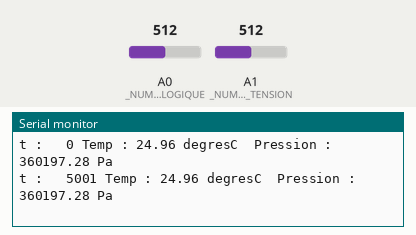
Bench run of a sketch on a simulated Arduino Uno, built with avr-gcc and run on an emulated ATmega328P. Parts: the last lines printed to the serial monitor. Inputs (shaded band) come from the test bench; at power-on: A0 (_NUMER0_BROCHE_ANALOGIQUE) = 512, A1 (_NUMER0_BROCHE_ANALOGIQUE_TENSION) = 512.

Above: at 5.8 s.
5.9 s: A0 (_NUMER0_BROCHE_ANALOGIQUE) set to 716
At 11.0 s:
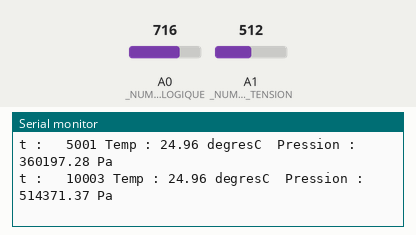
11.9 s: A1 (_NUMER0_BROCHE_ANALOGIQUE_TENSION) set to 716
At 16.0 s:
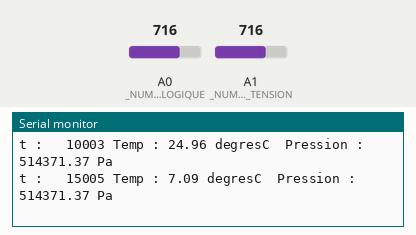
17.9 s: A0 (_NUMER0_BROCHE_ANALOGIQUE) set to 900
At 21.1 s:
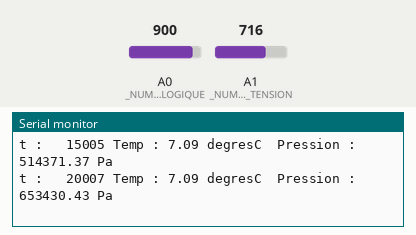
23.9 s: A1 (_NUMER0_BROCHE_ANALOGIQUE_TENSION) set to 900
At 26.2 s:
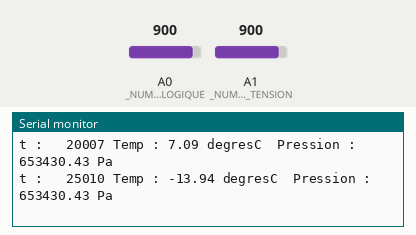
Timing chart, 0 to 27.7 s (numbered marks = the images above; inputs shaded):
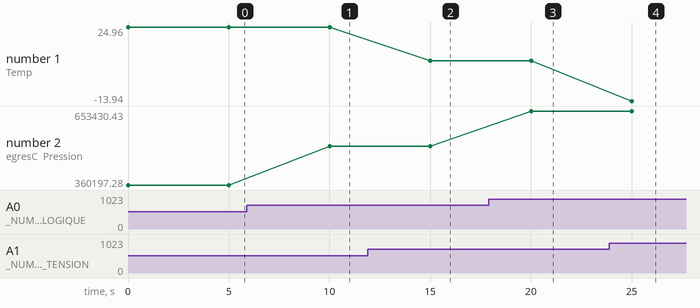

The sketch:

Pvap_CTN.ino
```cpp
// Programme d'utilisation du capteur de température et de pression avec Arduino.


//Définition des broches analogiques utilisées par le capteur.
#define _NUMER0_BROCHE_ANALOGIQUE_TENSION A1  //Broche analogique utilisée par le capteur pour la mesure de la tension aux bornes de la CTN
#define _NUMER0_BROCHE_ANALOGIQUE A0          //Broche analogique utilisée par le capteur pression.
long temps;
float R= 10000.0;
//==================================================================================================
// Convertit la valeur numérique en une valeur de tension.
// Le Convertisseur Analogique Numérique converti la tension sur 10bits.
// Pour une tension de 0V la valeur numérique est 0.
// Pour une tension de 5V la valeur numérique est 1023.
//==================================================================================================
float ConvertiValeurMesureAnalogiqueEnTension(int _valeurNumerique)
{
// La fonction de conversion valeur numérique/tension est de la forme tension = a * valeurNumerique.
const int   _VALEUR_NUMERIQUE_MIN= 0;
const float _VALEUR_TENSION_MIN  = 0.0;
const int   _VALEUR_NUMERIQUE_MAX= 1023;   // convertisseur 10bits
const float _VALEUR_TENSION_MAX  = 5.0;
  //calcul du coefficient directeur
  float a = (_VALEUR_TENSION_MAX-_VALEUR_TENSION_MIN)/(_VALEUR_NUMERIQUE_MAX-_VALEUR_NUMERIQUE_MIN);
  //calcul de la tension
  float tension_V= a * _valeurNumerique;
  return(tension_V);
}


//==================================================================================================
// Convertit la valeur de la résistance de la CTN en une valeur de temperature.
// S'inspire de la méthode de Steinhart.
//==================================================================================================
float ConvertiResistanceEnTemperature(float resistance)
{
// Caracteristiques de la CTN
const float _TEMPERATURE_NOMINALE = 25;
const float _THERMISTANCE_NOMINALE = 10000;
const float _COEFFICIENT_B = 3950;

  float temperature = resistance/ _THERMISTANCE_NOMINALE;
  temperature = log(temperature);
  temperature /= _COEFFICIENT_B;
  temperature += 1.0 /(_TEMPERATURE_NOMINALE + 273.15);
  temperature = 1.0 /temperature;
  temperature -= 273.15;
  return(temperature);
}


//==================================================================================================
// Procédure d'initialisation des périphériques
//==================================================================================================
void setup() {

  // Initialisation de la communication série avec le terminal à 9600 baud.
  Serial.begin(9600);
  temps = millis();
}


//==================================================================================================
// Convertit la valeur de tension en une valeur de pression.
// On mesure une tension de 0,2V pour une pression de  150hPa (un étalonnage du capteur montre que la tension de 0,2 V donnée par le constructeur pour 15 kPa peut varier légèrement ! On a choisi ici 0,27 )
// On mesure une tension de 4,7V pour une pression de 7000hPa.
//==================================================================================================
float ConvertiTensionEnPression(float _tension)
{
// La fonction de conversion tension vers pression est de la forme pression = a * tension +b.
const float _VALEUR_PRESSION_MIN= 150.0;
const float _VALEUR_TENSION_MIN = 0.27;
const float _VALEUR_PRESSION_MAX= 7000.0; //
const float _VALEUR_TENSION_MAX = 4.7;
  // calcul du coefficient directeur
  float a = (_VALEUR_PRESSION_MAX-_VALEUR_PRESSION_MIN)/(_VALEUR_TENSION_MAX-_VALEUR_TENSION_MIN);
  // calcul du coefficient décalage à l'origine.
  float b = _VALEUR_PRESSION_MAX - a * _VALEUR_TENSION_MAX;
  //calcul de la pression
  float pression_Pa= (a * _tension) + b; // Pression en hecto Pascal.
  pression_Pa = pression_Pa * 100;       // Pression en Pascal
  return(pression_Pa);
}

//==================================================================================================
// Boucle principale Arduino.
//==================================================================================================
void loop() {
  temps= millis();
  // Lecture de la valeur tension du capteur sur l'entrée analogique _NUMER0_BROCHE_ANALOGIQUE_TENSION.
  // La valeur mesurée par le Convertisseur Analogique Numérique prend pour valeur 0 pour une tension de 0V et 1023 pour une tension de 5V.
  int valeurNumeriqueTension = analogRead(_NUMER0_BROCHE_ANALOGIQUE_TENSION);
  // Conversion de la valeur numerique en tension.
  float tension_T_V   = ConvertiValeurMesureAnalogiqueEnTension(valeurNumeriqueTension);


  // Calcul du courant , à partir de la tension aux bornes de la résistance de 10 kohms = Tension alimentation - tension CTN
  float courant_A   = (5.0 - tension_T_V)/R; //Calcul de l'intensité du courant en A
  //Calcul de la résistance de la CTN
  float resistance_ohm = tension_T_V / courant_A;

  //Appel de la méthode de la libraire pour la conversion de la résistance en température.
  float temperature_degreC= ConvertiResistanceEnTemperature(resistance_ohm);
//Affichage des résultats
  Serial.print("t : ");
  Serial.print("\t");
  Serial.print(temps);

  Serial.print(" Temp : ");    // Transmission de la chaine " Température:"
  Serial.print(temperature_degreC); // Transmission de la temperature en °C
  Serial.print(" degresC ");              // Transmission de l'unité.


  // Lecture de la valeur du capteur sur l'entree analogique.
  // La valeur mesurée par le Convertisseur Analogique Numérique prend pour valeur 0 pour une tension de 0V et 1023 pour une tension de 5V.
  int valeurNumerique = analogRead(_NUMER0_BROCHE_ANALOGIQUE);

  float tension_P_V   = ConvertiValeurMesureAnalogiqueEnTension(valeurNumerique);

  float pression_Pa = ConvertiTensionEnPression(tension_P_V);

  //Affichage des résultats


  Serial.print(" Pression : ");         // Transmission de la chaine " Pression:"
  Serial.print(pression_Pa);          // Transmission de la pression absolue calculée.
  Serial.println(" Pa");


  delay(5000);                      // Délai en ms d'1s pour faciliter la visualisation.
}
```

Measured:
- after the input at 5.9 s, the serial monitor: prints a new line after 4.1 s (image 1)
- after the input at 11.9 s, the serial monitor: prints a new line after 3.1 s (image 2)
- after the input at 17.9 s, the serial monitor: prints a new line after 2.1 s (image 3)
- after the input at 23.9 s, the serial monitor: prints a new line after 1.1 s (image 4)
- plotted number 1: 24.96 → 7.09 after the input at 11.9 s, 7.09 → -13.94 after the input at 23.9 s
- plotted number 2: 360197.28 → 514371.37 after the input at 5.9 s, 514371.37 → 653430.43 after the input at 17.9 s
